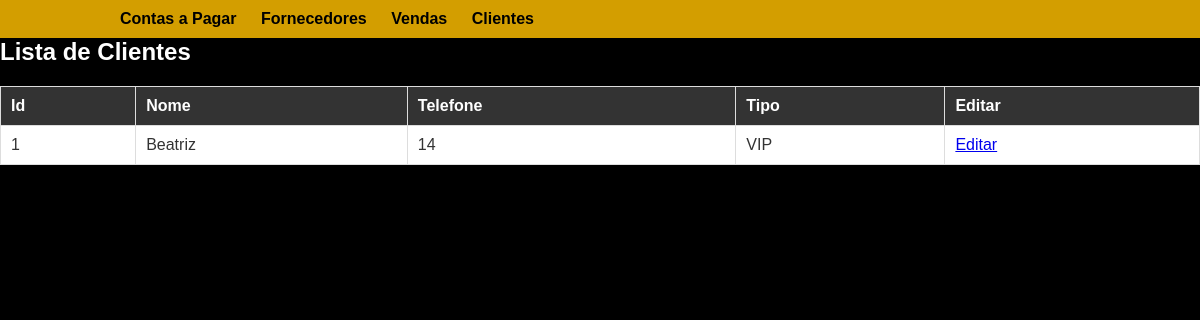
Screenshot of /clientes with the database file from the repository.
### models/__init__.py (models this page shows, shortened)
class Clientes(db.Model):
    id_cliente = db.Column(db.Integer, primary_key=True)
    nome_cliente = db.Column(db.String(100), nullable=False)
    telefone_cliente = db.Column(db.String(20), nullable=True)
    tipo_cliente = db.Column(db.String(20), nullable=False)

### routes/clientes.py (the view)
@clientes_bp.route('/clientes', methods=['GET', 'POST'])
def listar_clientes():
    form = ClienteForm()
    clientes = db.session.query(
        Clientes)
    lista_clientes = []
    for cliente in clientes:
        lista_clientes.append({
            'id_cliente': cliente.id_cliente,
            'nome_cliente': cliente.nome_cliente,
            'telefone_cliente': cliente.telefone_cliente,
            'tipo_cliente': cliente.tipo_cliente,
        })
    return render_template('clientes/clientes.html',
                           clientes=lista_clientes,
                           form=form)

### templates/clientes/clientes.html
{% extends 'layout.html' %}
{% block content %}
    <h2>Lista de Clientes</h2>
    <table class="table">
        <thead>
            <tr>
                <th>Id</th>
                <th>Nome</th>
                <th>Telefone</th>
                <th>Tipo</th>
                <th>Editar</th>
            </tr>
        </thead>
        <tbody>
            {% for cliente in clientes %}
                <tr>
                    <td>{{ cliente['id_cliente'] }}</td>
                    <td>{{ cliente['nome_cliente'] }}</td>
                    <td>{{ cliente['telefone_cliente'] }}</td>
                    <td>{{ cliente['tipo_cliente'] }}</td>
                    <td>
                        <a href="{{ url_for('clientes.editar_cliente', id=cliente.id_cliente) }}">Editar</a>
                    </td>
                </tr>
            {% endfor %}
        </tbody>
    </table>
{% endblock %}

### static/css/style.css (style rules this page uses)
body, h1, h2, h3, p, ul, li { margin: 0; padding: 0; }
body { font-family: Arial, sans-serif; background-color: #000; color: #fff; margin: 0; padding: 0; }
.table { width: 100%; border-collapse: collapse; margin-top: 20px; font-family: 'Arial', sans-serif; }
.table th, .table td { border: 1px solid #ddd; padding: 10px; text-align: left; font-family: 'Arial', sans-serif; }
.table th { background-color: #333; color: #fff; }
.table td { background-color: #fff; color: #333; }

### rows the page displays
Clientes: id_cliente "1", nome_cliente "Beatriz", telefone_cliente "14", tipo_cliente "VIP"
